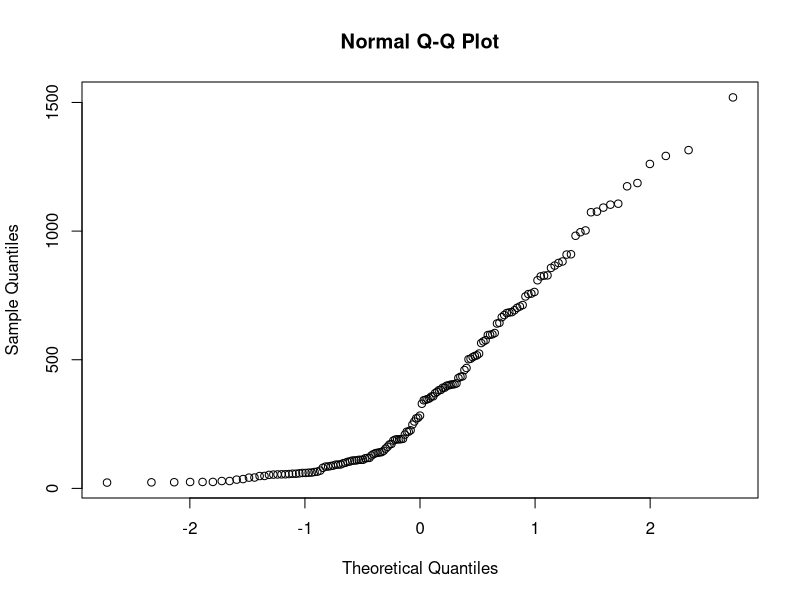
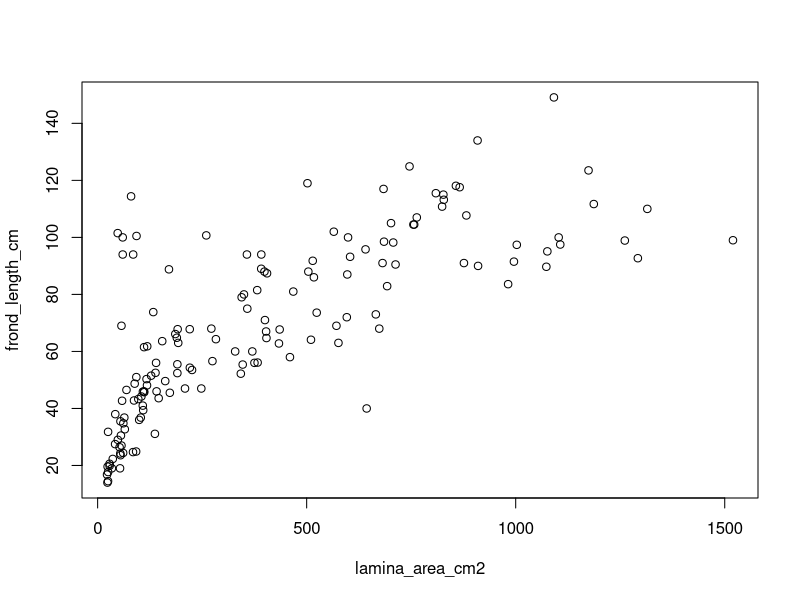
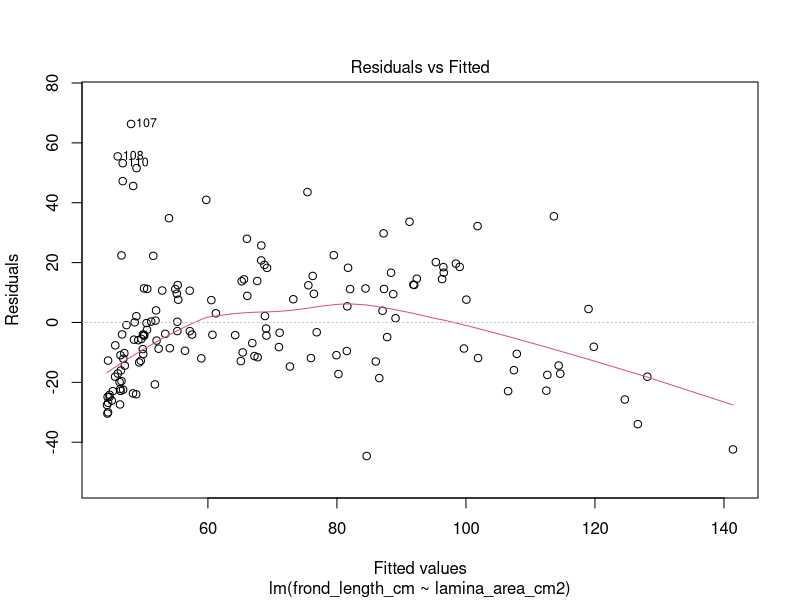
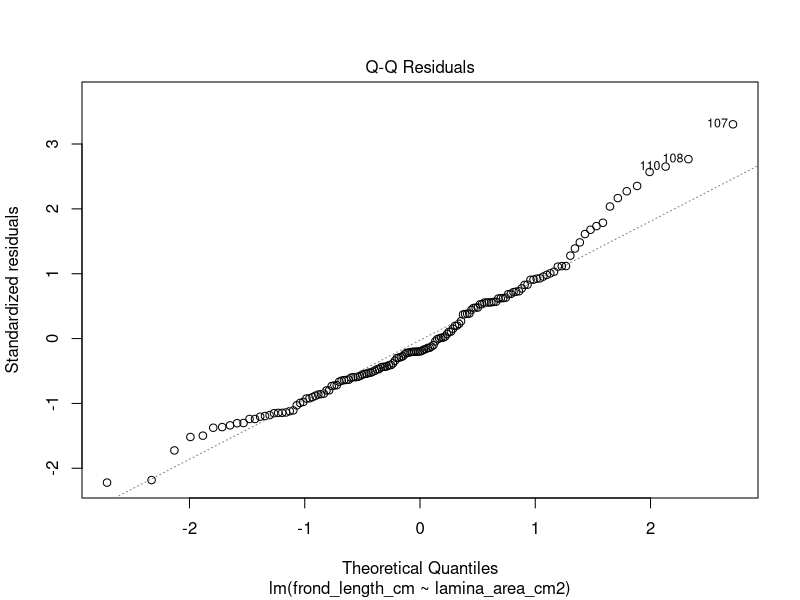
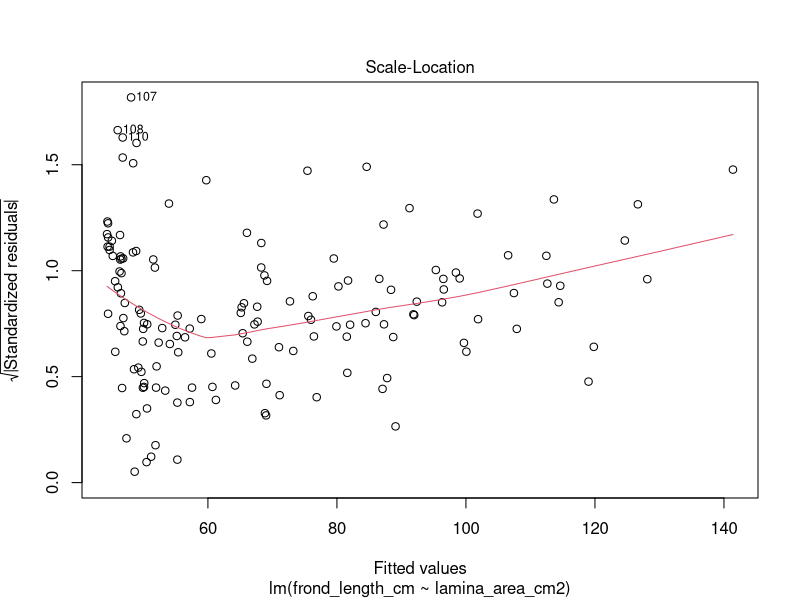
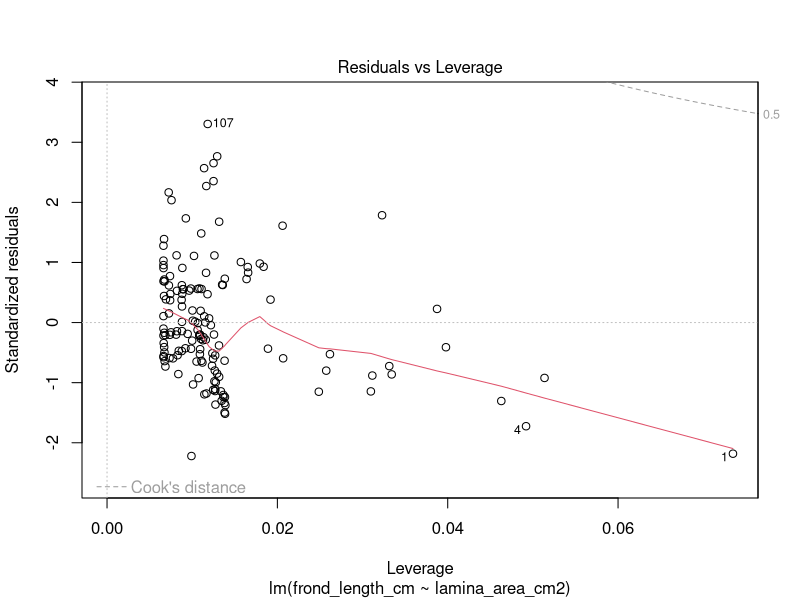

Generate these figures, in order, with R: (Note: this script raises an error after producing the figures.)
###BASIC STATS

traits <- read.csv("raw_data/fern_traits.csv")

mean(traits$lamina_area_cm2)
var_la <- var(traits$lamina_area_cm2)
sqrt(var_la) #stand dev 0r ....
sd(traits$lamina_area_cm2)
median(traits$lamina_area_cm2)
quantile(traits$lamina_area_cm2)
#these functions might fail with NA's s0 remember na.rm=TRUE)


#calculate a confidence inteval (perhaps subset a specific niche)
alpha_level <- 0.05 # 95% confidence interval
xbar <- mean(traits$lamina_area_cm2)
s <- sd(traits$lamina_area_cm2)
n <- length(traits$lamina_area_cm2)
half.width <- qt(1-alpha_level/2, n-1)*s/sqrt(n)
# Confidence Interval
c(xbar - half.width, xbar + half.width)

qqnorm(traits$lamina_area_cm2)


# simple linear regression ------------------------------------------------

##lets assume that our previous plot looked remotely linear
model <- lm(frond_length_cm~ lamina_area_cm2, data=traits)
summary(model)

plot(frond_length_cm ~ lamina_area_cm2, data=traits)
abline()

##we can plot the model object to get some diagnostics of the fit
plot(model)

library(car)
qqPlot(model) #with confidence intervals to better understand departures from normality
norm <- residuals(model)
hist(norm)
#R points out the row numbers of the outliers on diagnostic plots

###we could perform a data transformation
logmodel <- lm(log10(frond_length_cm) ~ log10(lamina_area_cm2), data=traits)
summary(logmodel)
plot(logmodel)

plot(frond_length_cm ~ lamina_area_cm2, data=traits, log='xy')
abline(logmodel)

###Lets remake our figure with regression line
###regression line CAN NOT exceed data points, so we will use another package function

LAlabel <- expression(Lamina~area~~(cm^2))
FLlabel <- "Frond Length (cm)"
library(scales)
library(plotrix)
mycols2 <- alpha(mycols, .75)

#extract the R2 value
r2mod <- round(summary(model)$r.squared, 2)
r2lab <- paste(expression(R^2), r2mod, sep = " = ")

#R prints things on plots in the order you code them, so for practice I want you to put 
## regression line underneath points
## We will need to make an empty plot first

windows(7,7)
par(mar=c(4,4,1,1), cex.axis=.8, cex.lab=1.1, mgp=c(2.5, 1, 0))

plot(frond_length_cm ~ lamina_area_cm2, data=traits,ylim=c(0, 180), xlim=c(0, 1800),
      ylab=FLlabel, xlab=LAlabel, type = 'n') #type ='n' sets empty plots

ablineclip(model2, x1=min(traits$lamina_area_cm2), x2=max(traits$lamina_area_cm2),
           lty=2, lwd=2)

points(frond_length_cm ~ lamina_area_cm2, data=traits, bg=mycols2[niche], pch=21, cex=1.5)
#points has the same formular as plotting, but just prints the points
legend("bottomright", levels(traits$niche), pch=21,inset=0.01, 
       pt.bg=mycols2, bty='n')

#adding text to the figure
text(1600, 170, r2lab)
